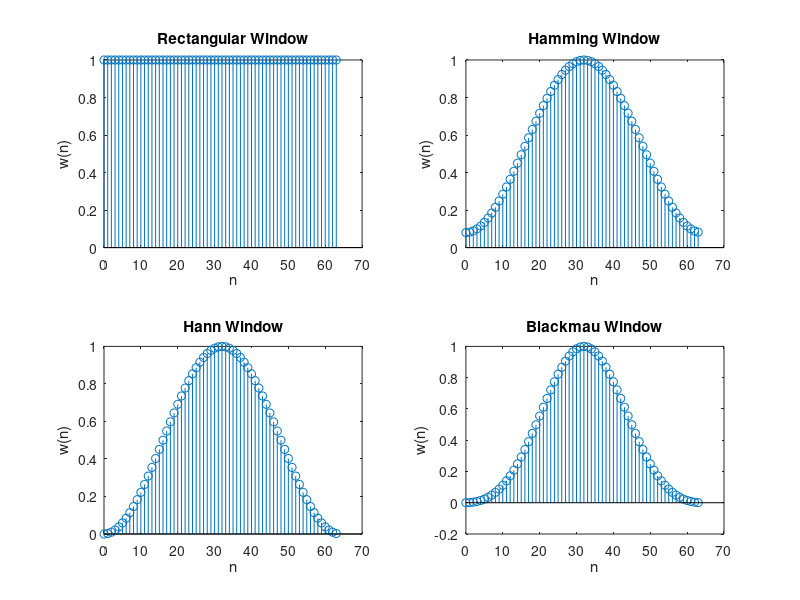
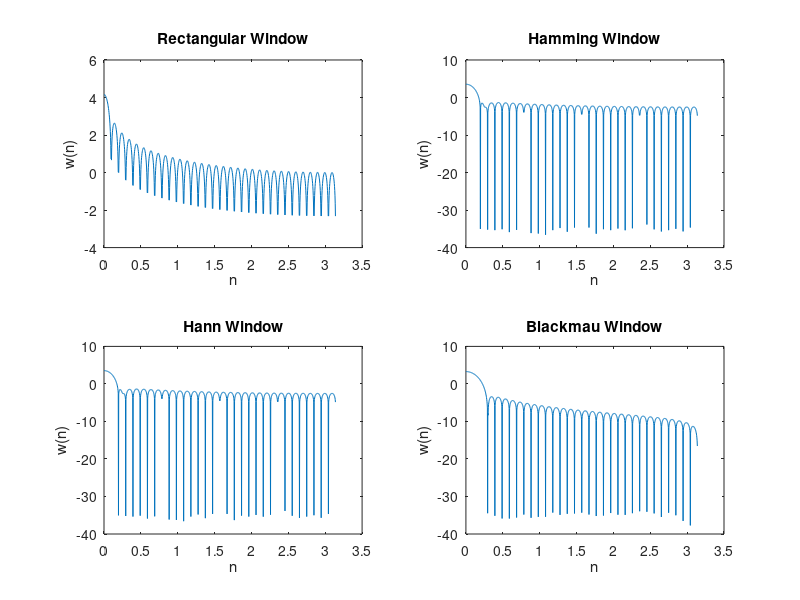

MATLAB code for these plots, in order:
clc
clear all
N = 64; 
n = 0:N-1; 
w = 2*pi/N; 

rectwin = ones(1,N); 
hammwin = 0.54 - 0.46*cos(w*n); 
hannwin = 0.5 - 0.5*cos(w*n); 
blackmauwin = 0.42 - 0.5*cos(w*n) + 0.08*cos(2*w*n);

figure(1)
subplot(2,2,1)
stem(n,rectwin)
title('Rectangular Window')
xlabel('n')
ylabel('w(n)')
subplot(2,2,2)
stem(n,hammwin)
title('Hamming Window')
xlabel('n')
ylabel('w(n)')
subplot(2,2,3)
stem(n,hannwin)
title('Hann Window')
xlabel('n')
ylabel('w(n)')
subplot(2,2,4)
stem(n,blackmauwin)
title('Blackmau Window')
xlabel('n')
ylabel('w(n)')

[H_rectwin, f_rectwin] = freqz(rectwin, 1, 1024);
[H_hammwin, f_hammwin] = freqz(hammwin, 1, 1024);
[H_hannwin, f_hannwin] = freqz(hannwin, 1, 1024);
[H_blackmauwin, f_blackmauwin] = freqz(blackmauwin, 1, 1024);


figure(2)
subplot(2,2,1)
plot(f_rectwin,log(abs(H_rectwin)))
title('Rectangular Window')
xlabel('n')
ylabel('w(n)')
subplot(2,2,2)
plot(f_hammwin,log(abs(H_hammwin)))
title('Hamming Window')
xlabel('n')
ylabel('w(n)')
subplot(2,2,3)
plot(f_hannwin,log(abs(H_hammwin)))
title('Hann Window')
xlabel('n')
ylabel('w(n)')
subplot(2,2,4)
plot(f_blackmauwin,log(abs(H_blackmauwin)))
title('Blackmau Window')
xlabel('n')
ylabel('w(n)')